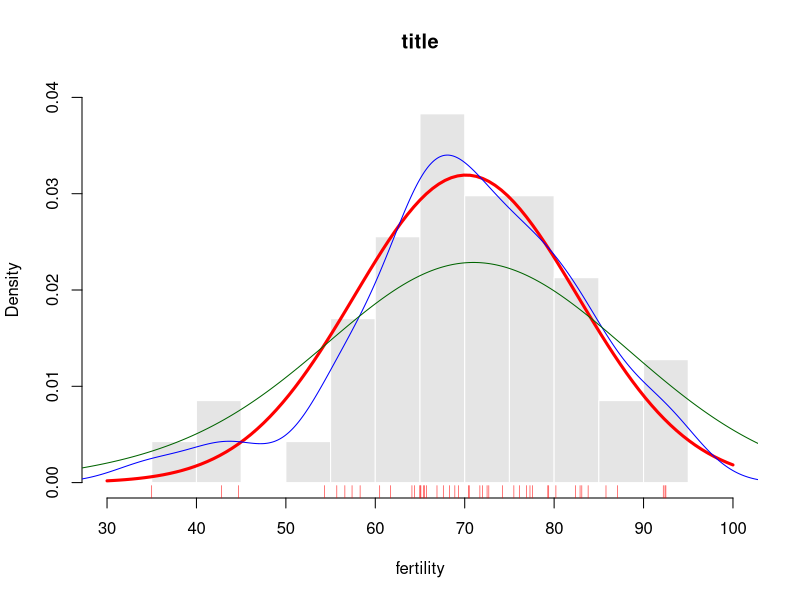

The R source for this figure:
swiss <- (swiss)
data(swiss)
fertility <- swiss$Fertility
h <- hist(fertility,
          prob = TRUE,
          ylim = c(0, 0.04),
          xlim = c(30, 100),
          breaks = 11,
          col = "#E5E5E5",
          border = 0,
          main = "title")
curve(dnorm(x, mean = mean(fertility), sd = sd(fertility)),
      col = "Red",
      lwd = 3,
      add = TRUE)
lines(density(fertility), col = "Blue")
lines(density(fertility, adjust = 3), col = "darkgreen")
rug(fertility, col = "Red")